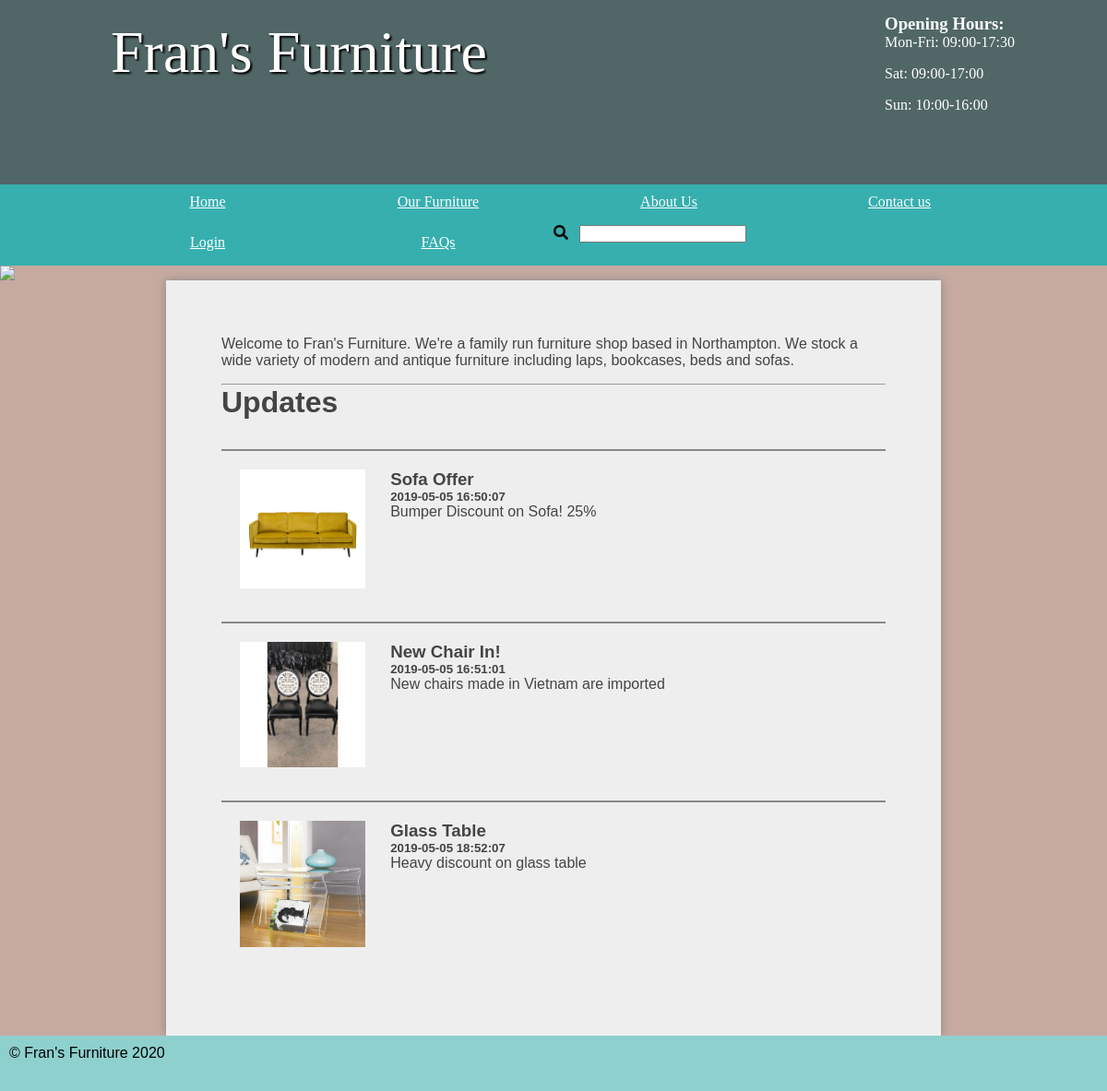
The page / on the database its author committed.
### tables this page shows
CREATE TABLE `updates` (
  `update_id` int(11) NOT NULL,
  `update_title` varchar(255) NOT NULL,
  `update_date` timestamp NOT NULL DEFAULT CURRENT_TIMESTAMP ON UPDATE CURRENT_TIMESTAMP,
  `update_description` varchar(255) NOT NULL,
  `update_image` varchar(255) NOT NULL
);

### pages/home.php (called while the page is built)
<?php
	$title="Fran's Furniture - Home";
	if(isAdmin()){
		$contentForAdminHomepage=loadFromTemplate('../templates/admin_home_template.php', []);
		$content=loadFromTemplate('../templates/admin_template.php', ['content'=>$contentForAdminHomepage]);
	}
	else{
		require '../pages/update_data.php';
		$contentForPage=loadFromTemplate('../templates/home_template.php', ['updates'=>$updates]);
		$content=loadFromTemplate('../templates/user_template.php', ['content'=>$contentForPage]);
	}
?>

### pages/update_data.php (called while the page is built)
<?php
	$updatesTable= new Table('updates');
	$updates=$updatesTable->findAllInDatabase();
?>

### classes/table.php (called while the page is built, shortened)
<?php
class Table{
	public $currentTable;
	function __construct($currentTable){
		$this->currentTable=$currentTable;
	}
	function findAllInDatabase(){
		global $pdo;
		$selectprpstmt=$pdo->prepare("SELECT * FROM ".$this->currentTable);
		$selectprpstmt->execute();
		return $selectprpstmt;
	}
}
?>

### templates/user_home_update_template.php (the view)
<?php
foreach ($updates as $update) {
	echo '<li>';
	if($update['update_image']!="")
	echo '<a href="../images/updates/'. $update['update_image'].'"><img src="../images/updates/'.$update['update_image'].'"/></a>';
			echo '<div class="details">';
				echo '<h3>' . $update['update_title'] . '</h3>';
				echo '<h5>' . $update['update_date'] . '</h5>';
				echo '<p>' . $update['update_description'] . '</p>';
			echo '</div>';
			echo '</li>';
		}
?>

### templates/home_template.php
	<p>Welcome to Fran's Furniture. We're a family run furniture shop based in Northampton.
	We stock a wide variety of modern and antique furniture including laps, bookcases, beds and sofas.</p>
	<hr>
	<h2>Updates</h2>
	<ul class="furniture">
<?php echo loadFromTemplate('../templates/user_home_update_template.php', ['updates'=>$updates]); ?>
	</ul>

### templates/user_template.php
<main class="home">
	<?php echo $content; ?>
</main>

### public_html/index.php (shortened to what this page needs)
<?php
	require_once '../db/db_connect.php';
	require_once '../functions/functions.php';
	require_once '../classes/table.php';
	if(isset($_GET['thispage'])){
		require_once '../pages/'.$_GET['thispage'].'.php';
	}
	else{
		require_once '../pages/home.php';
	}
	$templateVariables=[
		'title'=>$title,
		'content'=>$content
	];
	echo loadFromTemplate('../templates/pagelayout.php', $templateVariables);
?>

### templates/pagelayout.php (shortened to what this page needs)
<!DOCTYPE html>
<html>
	<head>
		<link rel="stylesheet" href="../css/styles.css"/>
		<link rel="stylesheet" href="https://use.fontawesome.com/releases/v5.8.1/css/all.css">
	</head>
	<body>
	<header>
		<section>
			<aside>
				<h3>Opening Hours:</h3>
				<p>Mon-Fri: 09:00-17:30</p>
				<p>Sat: 09:00-17:00</p>
				<p>Sun: 10:00-16:00</p>
			</aside>
			<h1>Fran's Furniture</h1>
		</section>
	</header>
	<nav>
		<ul>
			<li><a href="index.php">Home</a></li>
			<li><a href="furnitures">Our Furniture</a></li>
			<li><a href="about">About Us</a></li>
			<li><a href="contact">Contact us</a></li>
			<?php showLogLink(); ?>
			<li><a href="faq">FAQs</a></li>
				<?php if(isUser() || isNotLoggedIn()){ ?>
				<i id="search-icon" class="fas fa-search"></i>&nbsp;&nbsp;&nbsp;<input type="text" id="search">
			<?php } ?>
		</ul>
	</nav>
<img src="../images/randombanner.php"/>
		<?php echo $content; ?>
	<footer>
		&copy; Fran's Furniture <?php $date = new DateTime(); echo $date->format("Y");  ?>
	</footer>
</body>
</html>

### functions/functions.php (shortened to what this page needs)
<?php
	function loadFromTemplate($nameOfFile, $templateVariables){
		extract($templateVariables);
		require $nameOfFile;
		$pageContent = ob_get_clean();
		return $pageContent;
	}
	function showLogLink(){
		if(isset($_SESSION['session_id'])){
			echo '<li><a href="logout">Logout</a></li>';
		}
		else
			echo '<li><a href="login">Login</a></li>';
	}
	function isAdmin(){
	if(isset($_SESSION['type']) && $_SESSION['type']!='user')
		return true;
	else
		return false;
	}
	function isUser(){
		if(isset($_SESSION['type']) && $_SESSION['type']=='user')
			return true;
		else
			return false;
	}
	function isNotLoggedIn(){
		if(!isset($_SESSION['session_id']))
			return true;
		else
			return false;
	}
?>

### css/styles.css (style rules this page uses)
* { margin: 0; padding: 0; }
html { font-family: 'Oxygen-Regular', verdana, sans-serif; }
body { background-color: #C6AAA0; }
header { background-color: #516666 ; color: white; height: 200px; }
header aside { float: right; margin-top: 15px; }
header section { width: 1000px; display: block; margin:auto; }
header h1 { float: left; margin-left: 20px; }
nav { width: 100%; background-color: #37AFAF; overflow: auto; }
body > img { width: 100%; display: block; }
nav ul { width: 1000px; margin: auto; display: block; list-style-type: none; }
nav ul li { width: 25%; float: left; overflow: auto; text-align: center; }
nav a { color: white; padding-top: 10px; display: block; }
nav { font-family: 'Oxygen-Regular'; }
header section { display: block; font-family: 'Mr Dafoe', cursive; }
header h1 { font-weight: normal; }
h1 { font-size:4em; color: white; text-align: center; padding-top: 20px; text-shadow: 2px 2px 2px #000; }
main { min-height: 75vh; background-color: #eee; width: 70vw; display: block; margin: auto; box-shadow: 0px 0px 10px #888; color:#444; }
footer { min-height: 5vh; }
main h2 { font-size:2em; }
.home { padding: 5vw; width: 60vw; }
p, li, h2 { margin-bottom: 1em; }
footer { background-color: #8ED0CD; padding: 10px; color: black; }
.furniture li { border-top: 2px solid #888; padding: 20px; overflow: auto; }
.furniture li .noimage, .furniture li img { width: 20%; margin-right: 4%; min-height: 50px; float: left; }
main img { display: block; }

### rows shown on the page
updates: update_image (picture), update_title "Sofa Offer", update_date "2019-05-05 16:50:07", update_description "Bumper Discount on Sofa! 25%"
updates: update_image (picture), update_title "New Chair In!", update_date "2019-05-05 16:51:01", update_description "New chairs made in Vietnam are imported"
updates: update_image (picture), update_title "Glass Table", update_date "2019-05-05 18:52:07", update_description "Heavy discount on glass table"
